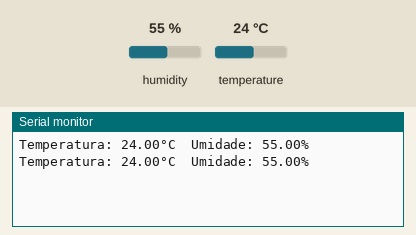
The sketch below on a simulated Arduino Uno, built with avr-gcc and run on an emulated ATmega328P. On the bench: the last lines printed to the serial monitor. The inputs (shaded band) are chosen by the test bench; at power-on: humidity 55 %, temperature 24 °C.

Above: at 4.8 s.
4.9 s: humidity set to 22 %
At 7.0 s:
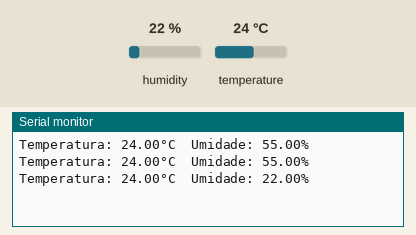
7.9 s: temperature set to 12 °C
At 9.4 s:
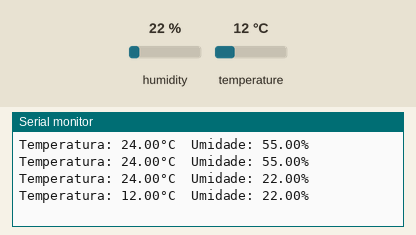
10.9 s: humidity set to 40 %
At 13.1 s:
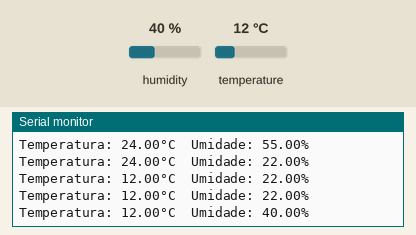
Timing chart, 0 to 14.6 s (numbered marks = the images above; inputs shaded):
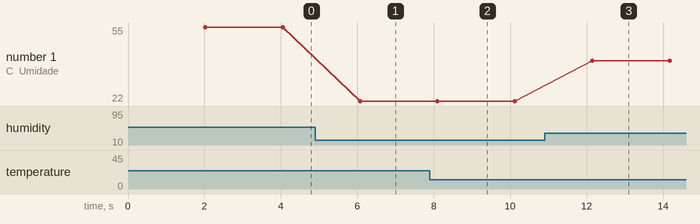

The sketch:

DHT11.ino
```cpp
#include <DHT.h>

#define DHTPIN 2
#define DHTTYPE DHT11

DHT dht(DHTPIN, DHTTYPE);

void setup() {
  Serial.begin(9600);
  dht.begin();
}

void leitura_dht11(){
  float temperature = dht.readTemperature();
  float humidity = dht.readHumidity();

  if (isnan(temperature) || isnan(humidity)) {
    Serial.println(F("Falha ao ler o sensor DHT11!"));
    return;
  }
  Serial.print(F("Temperatura: "));
  Serial.print(temperature);
  Serial.print(F("°C\t"));

  Serial.print(F("Umidade: "));
  Serial.print(humidity);
  Serial.println(F("%"));
}

void loop() {
  delay(2000);
  leitura_dht11();
}
```

Measured:
- after the input at 4.9 s, the serial monitor: prints a new line after 1.2 s (image 1)
- after the input at 7.9 s, the serial monitor: prints a new line after 0.20 s (image 2)
- after the input at 10.9 s, the serial monitor: prints a new line after 1.2 s (image 3)
- plotted number 1: 55 → 22 after the input at 4.9 s, 22 → 40 after the input at 10.9 s
